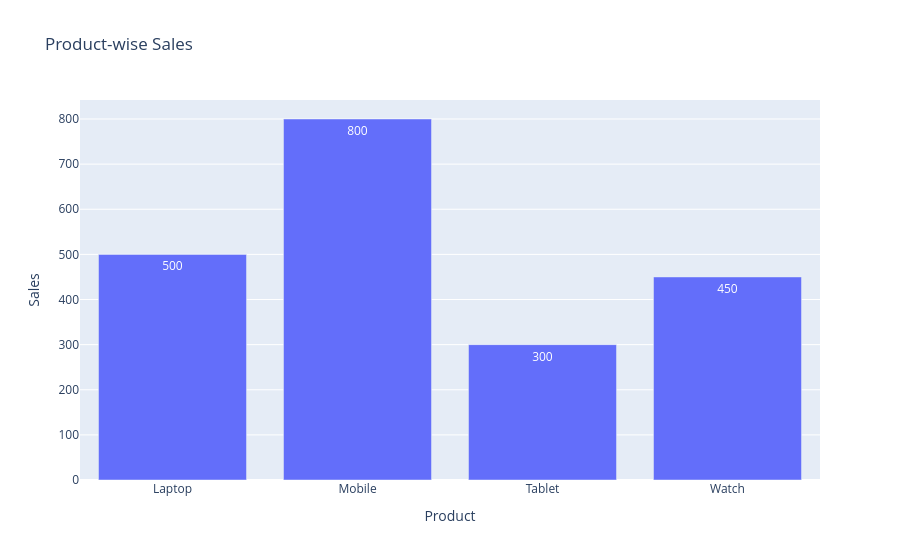

The code cell stored with this chart in its notebook:
### Code cell
fig = px.bar(
    df,
    x="Product",
    y="Sales",
    text="Sales",
    title="Product-wise Sales"
)

fig.show()

### Figure 1 — Plotly figure (JSON) as saved in the notebook; plotly's stock layout.template omitted (floating-point values rounded to 4 significant figures)
{"data": [{"hovertemplate": "Product=%{x}<br>Sales=%{text}<extra></extra>", "legendgroup": "", "marker": {"color": "#636efa", "pattern": {"shape": ""}}, "name": "", "orientation": "v", "showlegend": false, "text": [500.0, 800.0, 300.0, 450.0], "textposition": "auto", "type": "bar", "x": ["Laptop", "Mobile", "Tablet", "Watch"], "xaxis": "x", "y": [500, 800, 300, 450], "yaxis": "y"}], "layout": {"barmode": "relative", "legend": {"tracegroupgap": 0}, "title": {"text": "Product-wise Sales"}, "xaxis": {"anchor": "y", "domain": [0, 1], "title": {"text": "Product"}}, "yaxis": {"anchor": "x", "domain": [0, 1], "title": {"text": "Sales"}}}}
